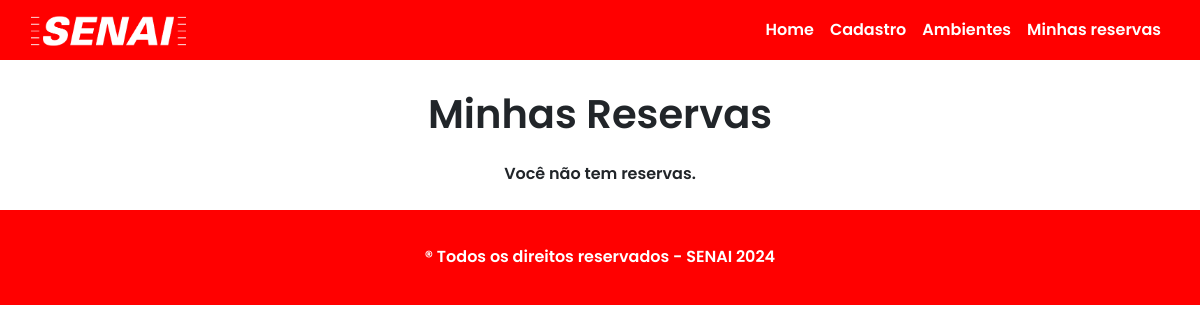
The app's page /reservacoord (signed in), older data.
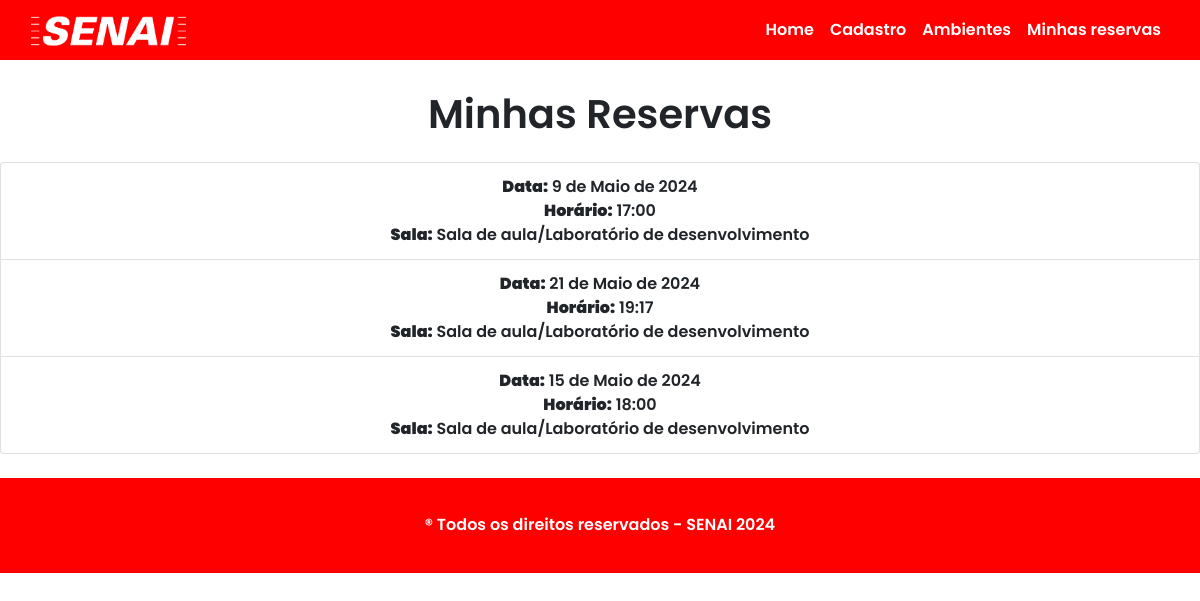
The same page, newer data.
### ambiente/models.py (models this page shows, shortened)
class Senai(models.Model):
    titulo = models.CharField(max_length=50)
    logo = models.ImageField(upload_to="logo/")
    endereco = models.CharField(max_length=150)

class Reserva(models.Model):
    data = models.DateField()
    horario = models.TimeField()
    sala = models.ForeignKey(Ambiente, on_delete=models.CASCADE)
    username = models.CharField(max_length=20)

class Ambiente(models.Model):
    titulo = models.CharField(max_length=50)
    descricao = models.CharField(max_length=300)
    sala = models.CharField(max_length=50)
    foto = models.ImageField(upload_to="salas/")

### ambiente/views.py (the view)
# urls.py: path('reservacoord', views.reserva_cord, name='reservacoord')
def reserva_cord(request):
    context = {}
    dados_senai = Senai.objects.all()
    reservas = Reserva.objects.filter(username=request.user.username)
    context["dados_senai"] = dados_senai
    context["reservas"] = reservas
    return render(request, 'reservas_cord.html', context)

### ambiente/templates/reservas_cord.html (shortened to what this page needs)
{% extends 'index.html' %}
{% block body %}
<div class="content">
    <h2 style="font-size: 40px; font-weight: 600;">Minhas Reservas</h2>
    <div class="reservations-container mt-4 mb-4">
        {% if reservas %}
            <ul class="list-group">
                {% for reserva in reservas %}
                    <li class="list-group-item">
                        <strong>Data:</strong> {{ reserva.data }} <br>
                        <strong>Horário:</strong> {{ reserva.horario }} <br>
                        <strong>Sala:</strong> {{ reserva.sala.titulo }}
                    </li>
                {% endfor %}
            </ul>
        {% else %}
            <p>Você não tem reservas.</p>
        {% endif %}
    </div>
</div>
{% endblock %}

### templates/index.html (shortened to what this page needs)
{% load static %}
<!DOCTYPE html>
<html lang="pt-br">
<head>
    <link href="https://cdn.jsdelivr.net/npm/bootstrap@5.3.3/dist/css/bootstrap.min.css" rel="stylesheet">
    <link href="https://stackpath.bootstrapcdn.com/bootstrap/4.5.2/css/bootstrap.min.css" rel="stylesheet">
    <link rel="stylesheet" href="https://cdn.jsdelivr.net/npm/bootstrap-icons@1.11.3/font/bootstrap-icons.min.css">
    <link rel="stylesheet" href="{% static 'css/styles.css' %}">
</head>
<body>
    {% include 'nav.html' %}
    {% block body %}
    {% endblock %}
    {% include 'footer.html' %}
</body>
</html>

### templates/nav.html (shortened to what this page needs)
<nav class="navbar navbar-expand-lg" style="background-color: #ff0000; height: 60px;">
  <div class="container-fluid">
      <a class="navbar-brand" href="#">
          {% for item in dados_senai %}
              <img src="{{ item.logo.url }}" alt="Logo" class="logo">
          {% endfor %}
      </a>
      <div class="collapse navbar-collapse" id="navbarNav" style="justify-content: end;">
          <ul class="navbar-nav">
              <li class="nav-item">
                  <a class="nav-link active" style="color: #fff;" aria-current="page" href="/">Home</a>
              </li>
              <li class="nav-item">
                  <a class="nav-link" style="color: #fff;" href="{% url 'cadastro' %}">Cadastro</a>
              </li>
              <li class="nav-item">
                  <a class="nav-link" style="color: #fff;" href="{% url 'ambientes' %}">Ambientes</a>
              </li>
              <li class="nav-item">
                  <a class="nav-link" style="color: #fff;" href="{% url 'reservacoord' %}">Minhas reservas</a>
              </li>
          </ul>
      </div>
  </div>
</nav>

### templates/footer.html
<footer class="footer">
    <p style="padding-top: 15px;">® Todos os direitos reservados - SENAI 2024</p>
</footer>

### static/css/styles.css (style rules this page uses)
* { margin: 0; padding: 0; border: 0; outline: 0; box-sizing:border-box; list-style: none; text-decoration: none; font-family: 'Poppins' }
body { font-weight: 600; font-style: normal; background-color: #FFFFFF; }
.footer { display: flex; justify-content: center; padding: 20px; color: #fff; background-color: #ff0000; text-align: center; gap: 10px; }
.navbar-brand { font-size: 30px; color: white; font-weight: bold; letter-spacing: 5px; }
.logo { width: 35%; }
.navbar { background-color: #d71921; padding: 1rem; }
.content { text-align: center; margin-top: 30px; }

Row changes from the older to the newer data that the page shows:
added Reserva: data "9 de Maio de 2024", horario "17:00", sala.titulo "Sala de aula/Laboratório de desenvolvimento"
added Reserva: data "21 de Maio de 2024", horario "19:17", sala.titulo "Sala de aula/Laboratório de desenvolvimento"
added Reserva: data "15 de Maio de 2024", horario "18:00", sala.titulo "Sala de aula/Laboratório de desenvolvimento"
Text that changed along with them:
text no longer shown: "Você não tem reservas."
